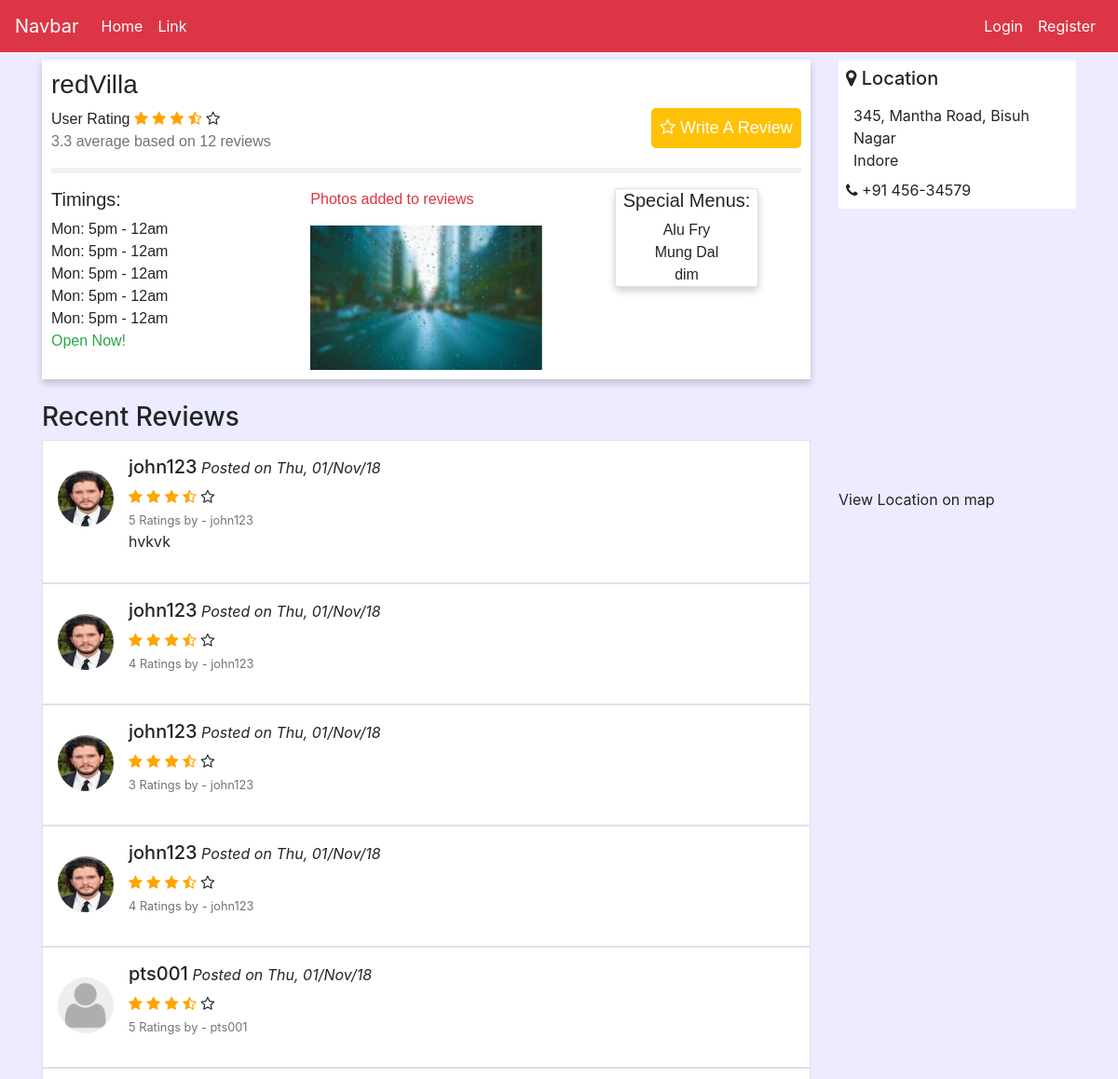
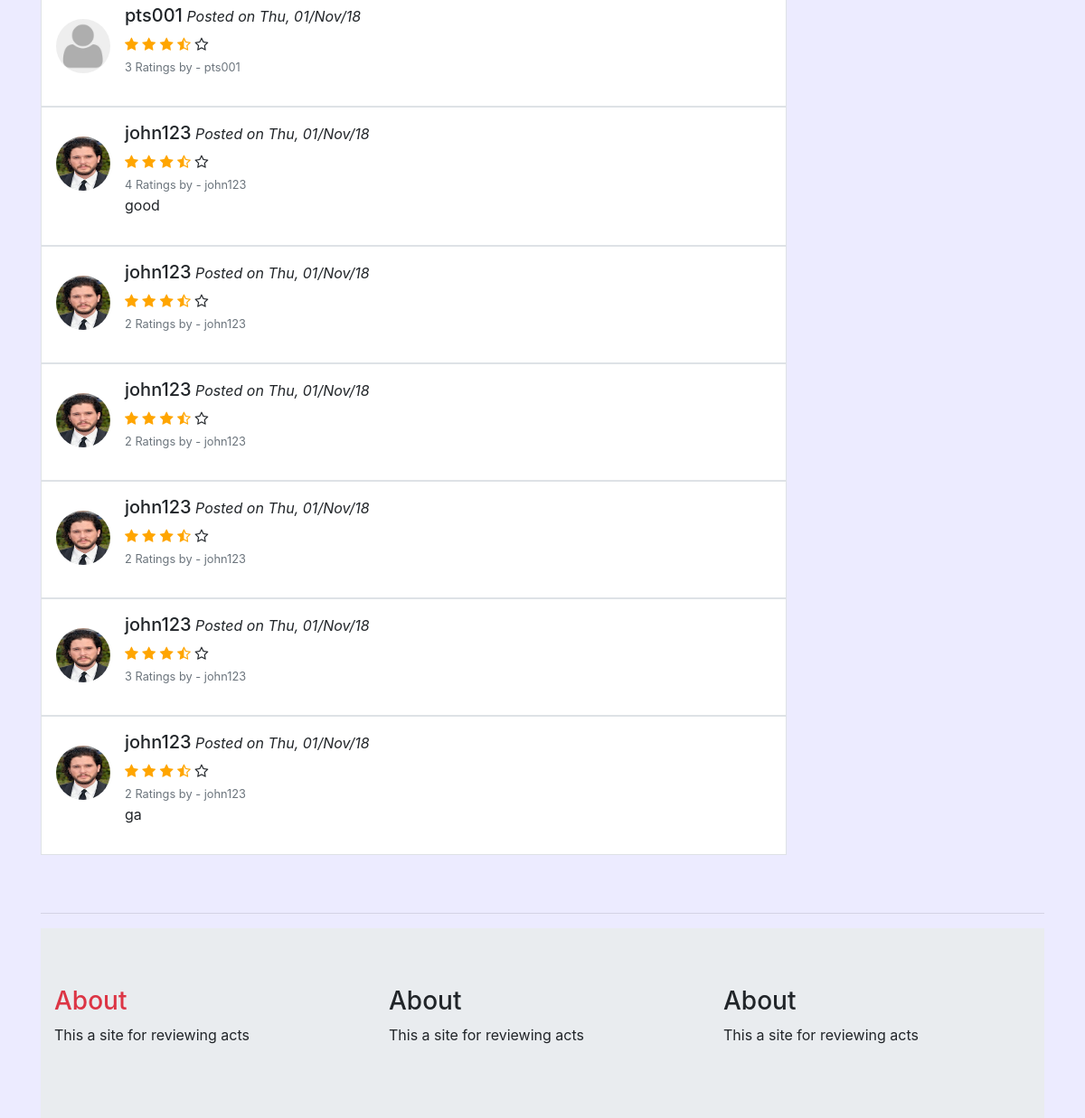
The page /restaurant/3 on the database its author committed (2 pictures, top to bottom).
### redbricks/models.py (models this page shows, shortened)
class Restaurants(models.Model):
    owners_name = models.CharField(max_length=40)
    email = models.EmailField(max_length=40)
    contact_no = models.CharField(max_length=13)
    address = models.CharField(max_length=100)
    city = models.CharField(max_length=20, choices=city_names, default='Bangalore')
    res_name = models.CharField(max_length=40)
    restaurant_pic = models.ImageField(upload_to='restaurant_pic', default='default.jpg')

class Reviews(models.Model):
    ratings = models.IntegerField(choices=ratings_choice)
    comments = models.TextField(null=True, blank=True)
    reviewer = models.ForeignKey(User, on_delete=models.CASCADE)
    restaurant = models.ForeignKey(Restaurants, on_delete=models.CASCADE)
    date_posted=models.DateTimeField(default=timezone.now)

### users/models.py (models this page shows, shortened)
class UserProfile(models.Model):
    user = models.OneToOneField(User, on_delete=models.CASCADE)
    name = models.CharField(max_length=50, null=True, blank=True)
    current_city = models.CharField(max_length=20, null=True, blank=True)
    image = models.ImageField(default='default_profile_pic.jpg',upload_to='user_profile_pic')

### redbricks/views.py (the view)
# urls.py: path('restaurant/<int:id>',views.restaurents, name= 'redbricks-restaurant'),
def restaurents(request,id):
    restaurant = Restaurants.objects.get(pk=id)
    reviews = Reviews.objects.filter(restaurant=restaurant)
    avg_rating = reviews.aggregate(Avg('ratings'))
    context = {'restaurant':restaurant,
               'avg_ratings':avg_rating,
               'reviews':reviews}
    return render(request, 'redbricks/view_restaurant.html', context)

### redbricks/templates/redbricks/view_restaurant.html (shortened to what this page needs)
{% extends "redbricks/base.html" %}
{% block content %}
  <div class="row pt-2">
    <div class="col-md-9">
      <div class="res-card">
          <h3>{{ restaurant.res_name }}</h3>
          <button class="bg-warning" data-toggle="modal" data-target="#exampleModalCenter"><i class="fa fa-star-o" aria-hidden="true"></i> Write A Review</button>
            <div class="ratings">
                <span class="heading">User Rating</span>
              {% if avg_ratings.ratings__avg < 1 %}
                <span class="fa fa-star-half-o checked"></span>
                <span class="fa fa-star-o"></span>
                <span class="fa fa-star-o"></span>
                <span class="fa fa-star-o"></span>
                <span class="fa fa-star-o"></span>
              {% elif avg_ratings.ratings__avg < 2 %}
                <span class="fa fa-star checked"></span>
                <span class="fa fa-star-half-o checked"></span>
                <span class="fa fa-star"></span>
                <span class="fa fa-star"></span>
                <span class="fa fa-star"></span>
              {% elif avg_ratings.ratings__avg < 3 %}
                <span class="fa fa-star checked"></span>
                <span class="fa fa-star checked"></span>
                <span class="fa fa-star checked"></span>
                <span class="fa fa-star-half-o checked"></span>
                <span class="fa fa-star"></span>
              {% elif avg_ratings.ratings__avg < 4 %}
                <span class="fa fa-star checked"></span>
                <span class="fa fa-star checked"></span>
                <span class="fa fa-star checked"></span>
                <span class="fa fa-star-half-o checked"></span>
                <span class="fa fa-star-o"></span>
              {% elif avg_ratings.ratings__avg < 5 %}
                <span class="fa fa-star checked"></span>
                <span class="fa fa-star checked"></span>
                <span class="fa fa-star checked"></span>
                <span class="fa fa-star checked"></span>
                <span class="fa fa-star-half-o checked"></span>
              {% endif %}
                <p class="text text-muted"> {{avg_ratings.ratings__avg | floatformat:1}} average based on {{ restaurant.reviews_set.count }} reviews</p>
                <hr style="border:3px solid #f1f1f1">
            </div>
            <div class="row">
              <div class="col-md-4">
                <h5>Timings: </h5>
                <span>Mon: 5pm - 12am</span><br>
                <span>Mon: 5pm - 12am</span><br>
                <span>Mon: 5pm - 12am</span><br>
                <span>Mon: 5pm - 12am</span><br>
                <span>Mon: 5pm - 12am</span><br>
                <span class="text text-success">Open Now!</span>
              </div>
              <div class="col-md-4">
                <p class="text text-danger">Photos added to reviews</p>
                <div class="container-img">
                  <img src="{{ restaurant.restaurant_pic.url }}" alt="Avatar" class="image" style="width:100%">
                </div>
              </div>
              <div class="col-md-3 ml-4">
                <div class="card ml-4">
                  <h5>Special Menus: </h5>
                  <span>Alu Fry</span>
                  <span>Mung Dal</span>
                  <span>dim</span>
                </div>
              </div>
            </div>
      </div>
      <h3 class="mt-4">Recent Reviews</h3>
       {% for review in reviews %}
        <div class="media border bg-white p-3">
          <img src="{{ review.reviewer.userprofile.image.url }}" alt="John Doe" class="mr-3 mt-3 rounded-circle" style="width:60px; height:60px">
          <div class="media-body">
            <h5>{{ review.reviewer }}<small><i> Posted on {{ review.date_posted | date:'D, d/M/y' }}</i></small></h5>
            <div class="ratings">
              <span class="fa fa-star checked"></span>
              <span class="fa fa-star checked"></span>
              <span class="fa fa-star checked"></span>
              <span class="fa fa-star-half-o checked"></span>
              <span class="fa fa-star-o"></span><br>
              <small class="text text-muted">{{ review.ratings }} Ratings by - {{ review.reviewer }}</small>
          </div>
          <p>{{ review.comments }}</p>
          </div>
        </div>
       {% endfor %}
    </div>
    <div class="col-md-3">
     <div class="bg-white p-2">
       <h5><i class="fa fa-map-marker" aria-hidden="true"></i> Location</h5>
       <div class="p-2">
         <span>{{ restaurant.address }}</span><br>
         <span>{{ restaurant.city }}</span>
       </div>
       <span><i class="fa fa-phone" aria-hidden="true"></i> {{ restaurant.contact_no }}</span>
      </div>
     <div id="map"></div>
      <p>View Location on map</p>
    </div>
{% endblock %}

### redbricks/static/redbricks/main.css (style rules this page uses)
body { padding: 1px; margin: 0px; background-color: rgba(17, 0, 255, 0.08); }
.card { box-shadow: 0 4px 8px 0 rgba(0, 0, 0, 0.2); max-width: 300px; margin: auto; text-align: center; font-family: arial; }
.res-card { box-shadow: 0 4px 8px 0 rgba(0, 0, 0, 0.2); background-color: white; max-width: 100%; margin: auto; padding: 10px; text-align: left; font-family: arial; margin-bottom: 10px; }
.res-card button { border: none; outline: 0; padding: 8px; color: white; text-align: center; cursor: pointer; width: 20%; font-size: 18px; float:right; border-radius: 5px; }
* { box-sizing: border-box; }
.checked { color: orange; }
.row::after { content: ""; clear: both; display: table; }
.row { display: flex; }
#map { height: 300px; width:100%; }
html, body { height: 100%; margin: 0; padding: 0; }
.container-img { position: relative; width: 100%; }
.image { opacity: 1; display: block; width: ; height: auto; transition: .5s ease; backface-visibility: hidden; }

### rows shown on the page
Restaurants: res_name "redVilla", reviews_set.count "12", restaurant_pic (picture), address "345, Mantha Road, Bisuh Nagar", city "Indore", contact_no "+91 456-34579"
Reviews: reviewer.userprofile.image (picture), reviewer "john123", date_posted "Thu, 01/Nov/18", ratings "5", comments "hvkvk"
Reviews: reviewer.userprofile.image (picture), reviewer "john123", date_posted "Thu, 01/Nov/18", ratings "4"
Reviews: reviewer.userprofile.image (picture), reviewer "john123", date_posted "Thu, 01/Nov/18", ratings "3"
Reviews: reviewer.userprofile.image (picture), reviewer "john123", date_posted "Thu, 01/Nov/18", ratings "4"
Reviews: reviewer.userprofile.image (placeholder picture), reviewer "pts001", date_posted "Thu, 01/Nov/18", ratings "5"
Reviews: reviewer.userprofile.image (placeholder picture), reviewer "pts001", date_posted "Thu, 01/Nov/18", ratings "3"
Reviews: reviewer.userprofile.image (picture), reviewer "john123", date_posted "Thu, 01/Nov/18", ratings "4", comments "good"
Reviews: reviewer.userprofile.image (picture), reviewer "john123", date_posted "Thu, 01/Nov/18", ratings "2"
Reviews: reviewer.userprofile.image (picture), reviewer "john123", date_posted "Thu, 01/Nov/18", ratings "2"
Reviews: reviewer.userprofile.image (picture), reviewer "john123", date_posted "Thu, 01/Nov/18", ratings "2"
Reviews: reviewer.userprofile.image (picture), reviewer "john123", date_posted "Thu, 01/Nov/18", ratings "3"
Reviews: reviewer.userprofile.image (picture), reviewer "john123", date_posted "Thu, 01/Nov/18", ratings "2", comments "ga"

### other values the page prints
{{ avg_ratings.ratings__avg | floatformat:1 }} "3.3"
